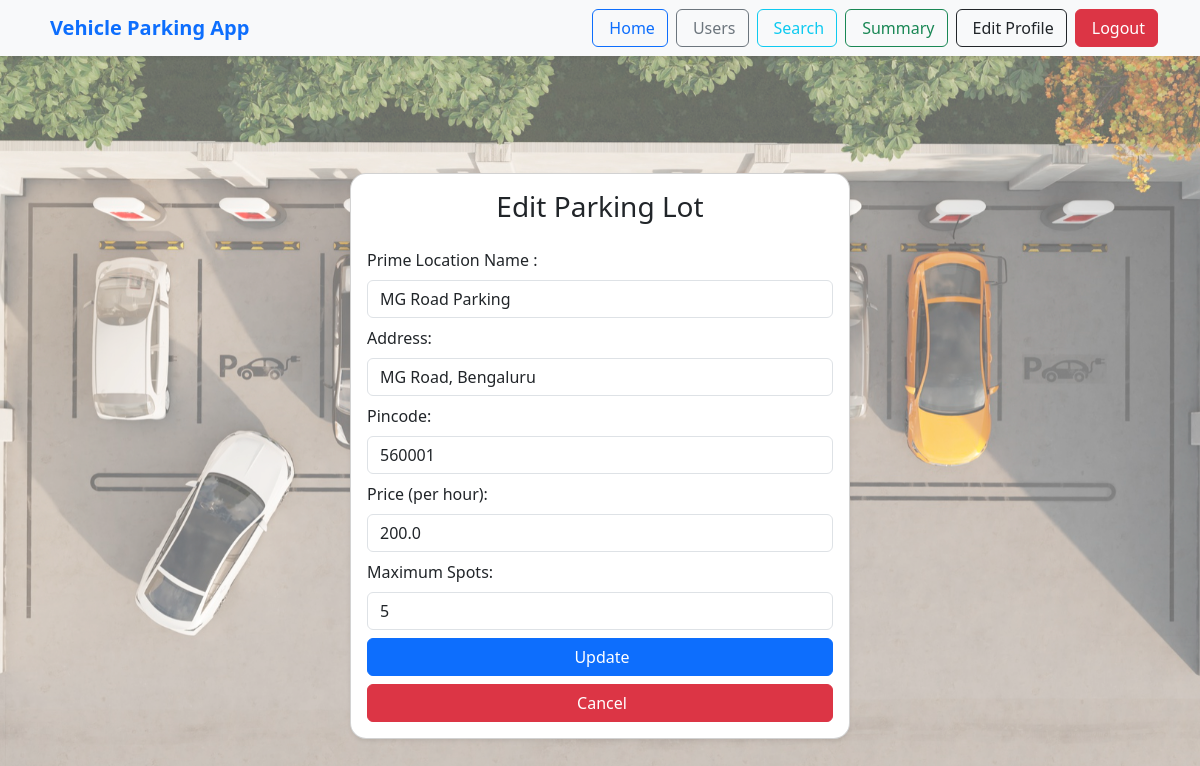
Screenshot of /edit_parking_lot/2 (signed in) with the database file from the repository.
### models/models.py (models this page shows)
class ParkingLot(db.Model):
    id = db.Column(db.Integer, primary_key = True, autoincrement = True)
    prime_location_name = db.Column(db.String(100), nullable = False)
    address = db.Column(db.String(250), nullable = False)
    pincode = db.Column(db.String(10), nullable = False)
    maximum_number_of_spots = db.Column(db.Integer, nullable = False)
    price = db.Column(db.Float, nullable = False)
    spot = db.relationship('ParkingSpot', backref='parking_lot', lazy=True,uselist=False)
    reserve = db.relationship('ReserveParkingSpot', backref='parking_lot', lazy=True, uselist=False)

### controller/routes.py (the view, shortened to what this page needs)
@app.route('/edit_parking_lot/<int:parking_lot_id>', methods=['GET', 'POST'])
def edit_parking_lot(parking_lot_id):
    if session.get('user_role') == 'admin':
        parking_lot = ParkingLot.query.get(parking_lot_id)
        if not parking_lot:
            flash('Parking lot not found!', 'error')
            return redirect(url_for('home'))
        if request.method == 'GET':
            return render_template('edit_parking_lot.html', parking_lot=parking_lot)
    else:
        flash('Access denied! Admins only.', 'error')
        return redirect(url_for('home'))

### templates/edit_parking_lot.html (shortened to what this page needs)
{% extends 'base.html' %}
{% block content %}
<div class="container-fluid min-vh-100 d-flex justify-content-center align-items-center">
  <div class="card p-3 shadow-sm w-100 rounded-4" style="max-width: 500px;">
    <h3 class="text-center mb-4">Edit Parking Lot</h3>
    <form method="POST" action={{ url_for('edit_parking_lot', parking_lot_id=parking_lot.id) }}>
      <div class="mb-2">
        <label for="location" class="form-label">Prime Location Name : </label>
        <input type="text" class="form-control" id="location" name="location" placeholder="Enter location"
          value="{{ parking_lot.prime_location_name }}">
      </div>
      <div class="mb-2">
        <label for="address" class="form-label">Address: </label>
        <input class="form-control" id="address" name="address" placeholder="Enter your address" rows="2"
          value="{{ parking_lot.address }}"></input>
      </div>
      <div class="mb-2">
        <label for="pincode" class="form-label">Pincode: </label>
        <input type="text" class="form-control" id="pincode" name="pincode" placeholder="Enter pincode"
          value="{{ parking_lot.pincode }}">
      </div>
      <div class="mb-2">
        <label for="price" class="form-label">Price (per hour): </label>
        <input type="text" class="form-control" id="price" name="price" placeholder="Enter Price"
          value="{{ parking_lot.price }}">
      </div>
      <div class="mb-2">
        <label for="max_spots" class="form-label">Maximum Spots: </label>
        <input type="text" class="form-control" id="max_spots" name="max_spots" placeholder="Enter maximum spots"
          value="{{ parking_lot.maximum_number_of_spots }}">
      </div>
      <div class="d-grid mb-2">
        <button type="submit" class="btn btn-primary">
          Update
        </button>
      </div>
      <div class="d-grid">
        <a href="{{ url_for('home') }}" class="btn btn-danger">
          Cancel
        </a>
      </div>
    </form>
  </div>
</div>
{% endblock %}

### templates/base.html (style rules this page uses)
html, body { height: 100%; margin: 0; padding: 0; }
body { background-image: url('/static/back.jpg'); background-size: cover; background-repeat: no-repeat; background-position: center center; }

### rows the page displays
ParkingLot: location "MG Road Parking", address "MG Road, Bengaluru", pincode "560001", price "200.0", max_spots "5"
